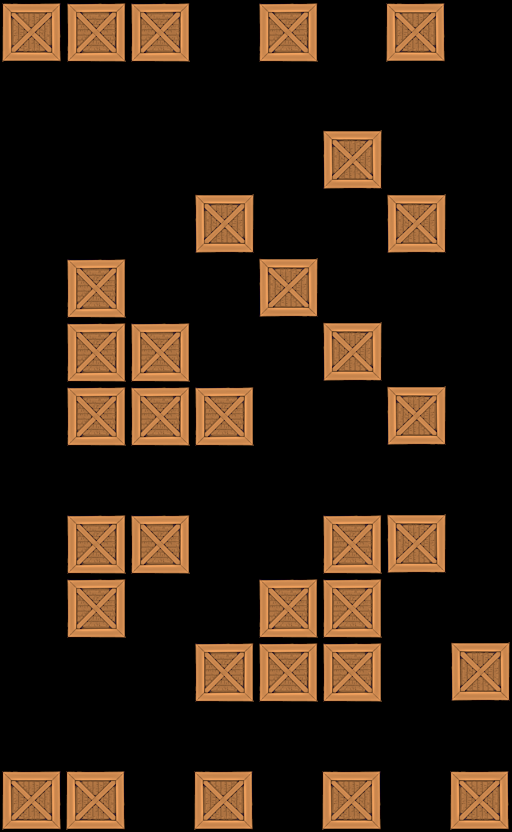

This game map was drawn from its Tiled (.tmx) file and the tilesets committed beside it. A one-line description and the trimmed map source follow:
An orthogonal 8x13 tile map with 64x64 px tiles, 1 tile layer (Tile Layer 1).

<map version="1.0" orientation="orthogonal" width="8" height="13" tilewidth="64" tileheight="64">
 <tileset firstgid="1" name="crate" tilewidth="64" tileheight="64">
  <image source="../../crate5.png" width="64" height="64" />
 </tileset>
 <layer name="Tile Layer 1" width="8" height="13">
  <data>[104 cells, 33 non-empty, 1 distinct tile ids]</data>
 </layer>
</map>
